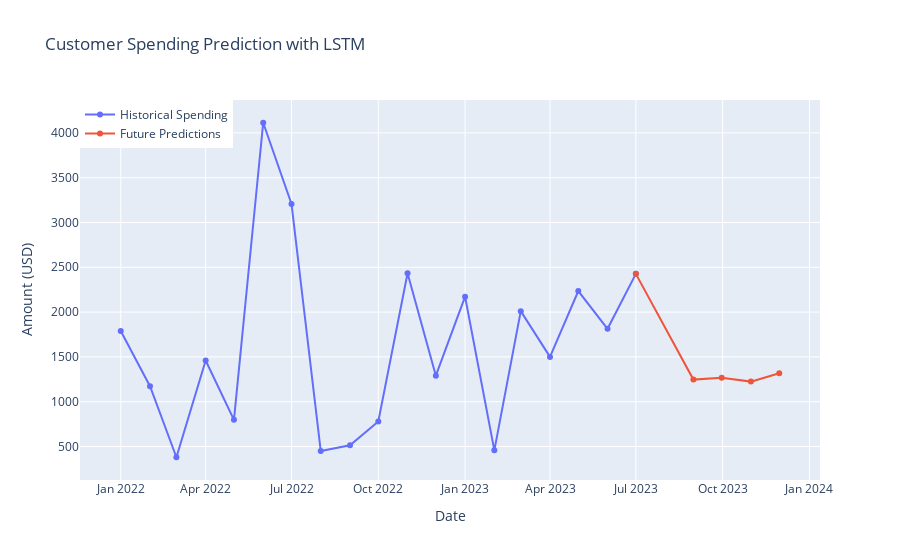

Notebook code for this chart:
### Code cell
fig = go.Figure()

fig.add_trace(go.Scatter(x=monthly_data['YearMonth'], y=monthly_data['Amount (USD)'],
                         mode='lines+markers', name='Historical Spending'))

fig.add_trace(go.Scatter(x=combined_data_with_last_actual['YearMonth'], y=combined_data_with_last_actual['Amount (USD)'],
                         mode='lines+markers', name='Future Predictions'))

fig.update_layout(title='Customer Spending Prediction with LSTM',
                  xaxis_title='Date',
                  yaxis_title='Amount (USD)',
                  legend=dict(x=0, y=1))

fig.show()

### Figure 1 — Plotly figure (JSON) as saved in the notebook; plotly's stock layout.template omitted (floating-point values rounded to 4 significant figures)
{"data": [{"mode": "lines+markers", "name": "Historical Spending", "type": "scatter", "x": ["2022-01-01T00:00:00", "2022-02-01T00:00:00", "2022-03-01T00:00:00", "2022-04-01T00:00:00", "2022-05-01T00:00:00", "2022-06-01T00:00:00", "2022-07-01T00:00:00", "2022-08-01T00:00:00", "2022-09-01T00:00:00", "2022-10-01T00:00:00", "2022-11-01T00:00:00", "2022-12-01T00:00:00", "2023-01-01T00:00:00", "2023-02-01T00:00:00", "2023-03-01T00:00:00", "2023-04-01T00:00:00", "2023-05-01T00:00:00", "2023-06-01T00:00:00", "2023-07-01T00:00:00"], "y": [1790.0, 1173.0, 379.9, 1460.0, 797.2, 4113.0, 3207.0, 449.3, 514.0, 780.0, 2433.0, 1290.0, 2172.0, 457.3, 2011.0, 1500.0, 2235.0, 1813.0, 2427.0]}, {"mode": "lines+markers", "name": "Future Predictions", "type": "scatter", "x": ["2023-07-01T00:00:00", "2023-08-31T00:00:00", "2023-09-30T00:00:00", "2023-10-31T00:00:00", "2023-11-30T00:00:00"], "y": [2427.0, 1247.0, 1266.0, 1224.0, 1317.0]}], "layout": {"legend": {"x": 0, "y": 1}, "title": {"text": "Customer Spending Prediction with LSTM"}, "xaxis": {"title": {"text": "Date"}}, "yaxis": {"title": {"text": "Amount (USD)"}}}}
